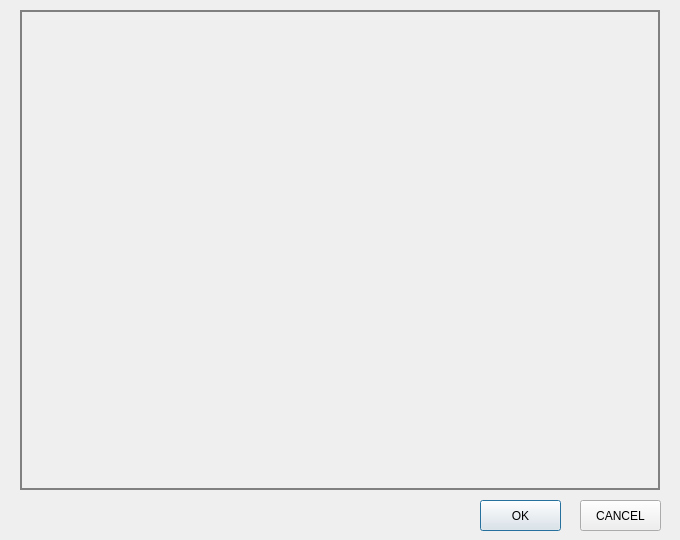
<?xml version="1.0" encoding="UTF-8"?>
<ui version="4.0">
 <class>draw_rectangle</class>
 <widget class="QDialog" name="draw_rectangle">
  <property name="geometry">
   <rect>
    <x>0</x>
    <y>0</y>
    <width>680</width>
    <height>540</height>
   </rect>
  </property>
  <property name="windowTitle">
   <string>Dialog</string>
  </property>
  <widget class="QLabel" name="draw_label">
   <property name="geometry">
    <rect>
     <x>20</x>
     <y>10</y>
     <width>640</width>
     <height>480</height>
    </rect>
   </property>
   <property name="styleSheet">
    <string notr="true">QLabel
{
	border-width: 2px;
	border-style: solid;
	border-color:gray;
}</string>
   </property>
   <property name="text">
    <string/>
   </property>
  </widget>
  <widget class="QPushButton" name="ok_button">
   <property name="geometry">
    <rect>
     <x>480</x>
     <y>500</y>
     <width>81</width>
     <height>31</height>
    </rect>
   </property>
   <property name="text">
    <string>OK</string>
   </property>
  </widget>
  <widget class="QPushButton" name="cancel_button">
   <property name="geometry">
    <rect>
     <x>580</x>
     <y>500</y>
     <width>81</width>
     <height>31</height>
    </rect>
   </property>
   <property name="text">
    <string>CANCEL</string>
   </property>
  </widget>
 </widget>
 <resources/>
 <connections/>
</ui>
